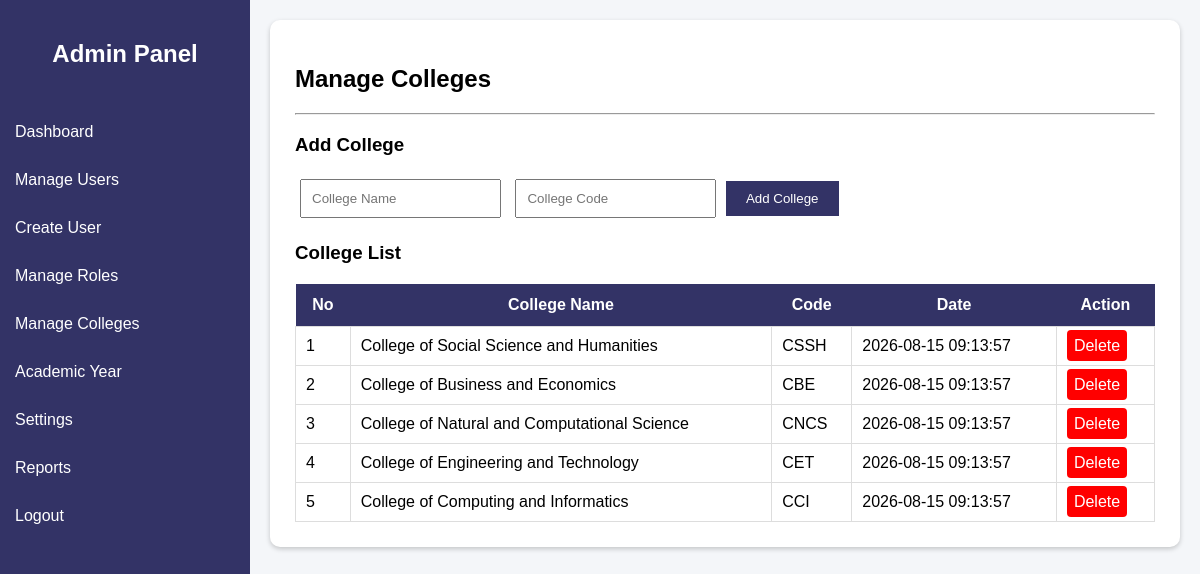
/admin/manage_colleges.php (signed in), run on the app's committed database.
### tables this page shows
CREATE TABLE IF NOT EXISTS colleges (
    id           INT          NOT NULL AUTO_INCREMENT,
    college_name VARCHAR(200) NOT NULL,
    college_code VARCHAR(20)  NOT NULL UNIQUE,
    created_at   TIMESTAMP   NOT NULL DEFAULT CURRENT_TIMESTAMP,
    PRIMARY KEY (id)
);

### admin/manage_colleges.php (the view, shortened to what this page needs)
<?php
include '../config/database.php';
$colleges=mysqli_query(
$conn,
"SELECT * FROM colleges ORDER BY id DESC"
);
?>
<!DOCTYPE html>
<html lang="en">
<head>
</head>
<body>
<div class="sidebar">
<h2>
Admin Panel
</h2>
<a href="dashboard.php">
Dashboard
</a>
<a href="manage_users.php">
Manage Users
</a>
<a href="create_user.php">
Create User
</a>
<a href="manage_roles.php">
Manage Roles
</a>
<a href="manage_colleges.php">
Manage Colleges
</a>
<a href="manage_academic_year.php">
Academic Year
</a>
<a href="settings.php">
Settings
</a>
<a href="reports.php">
Reports
</a>
<a href="../logout.php">
Logout
</a>
</div>
<div class="main">
<div class="card">
<h2>
Manage Colleges
</h2>
<hr>
<h3>
Add College
</h3>
<form method="POST">
<input
type="text"
name="college_name"
placeholder="College Name"
required>
<input
type="text"
name="college_code"
placeholder="College Code"
required>
<button name="add">
Add College
</button>
</form>
<h3>
College List
</h3>
<table>
<tr>
<th>No</th>
<th>College Name</th>
<th>Code</th>
<th>Date</th>
<th>Action</th>
</tr>
<?php
$count=1;
while($row=mysqli_fetch_assoc($colleges))
{
?>
<tr>
<td>
<?php echo $count++; ?>
</td>
<td>
<?php echo htmlspecialchars($row['college_name']); ?>
</td>
<td>
<?php echo htmlspecialchars($row['college_code']); ?>
</td>
<td>
<?php echo htmlspecialchars($row['created_at']); ?>
</td>
<td>
<a class="delete"
href="manage_colleges.php?delete=<?php echo $row['id']; ?>"
onclick="return confirm('Delete college?')">
Delete
</a>
</td>
</tr>
<?php
}
?>
</table>
</div>
</div>
</body>
</html>

### admin/manage_colleges.php (style rules this page uses)
body { margin:0; font-family:Arial; background:#f4f6f9; }
.sidebar { width:250px; height:100vh; background:#333366; position:fixed; }
.sidebar h2 { color:white; text-align:center; padding:20px; }
.sidebar a { display:block; color:white; padding:15px; text-decoration:none; }
.main { margin-left:250px; padding:20px; }
.card { background:white; padding:25px; border-radius:10px; box-shadow:0 2px 5px rgba(0,0,0,.2); }
input { padding:10px; margin:5px; }
button { background:#333366; color:white; padding:10px 20px; border:none; cursor:pointer; }
table { width:100%; border-collapse:collapse; margin-top:20px; }
th { background:#333366; color:white; padding:12px; }
td { border:1px solid #ddd; padding:10px; }
.delete { background:red; color:white; padding:7px; text-decoration:none; border-radius:4px; }

### data on the page
colleges: college_name "College of Social Science and Humanities", college_code "CSSH", created_at "2026-08-15 09:13:57"
colleges: college_name "College of Business and Economics", college_code "CBE", created_at "2026-08-15 09:13:57"
colleges: college_name "College of Natural and Computational Science", college_code "CNCS", created_at "2026-08-15 09:13:57"
colleges: college_name "College of Engineering and Technology", college_code "CET", created_at "2026-08-15 09:13:57"
colleges: college_name "College of Computing and Informatics", college_code "CCI", created_at "2026-08-15 09:13:57"
